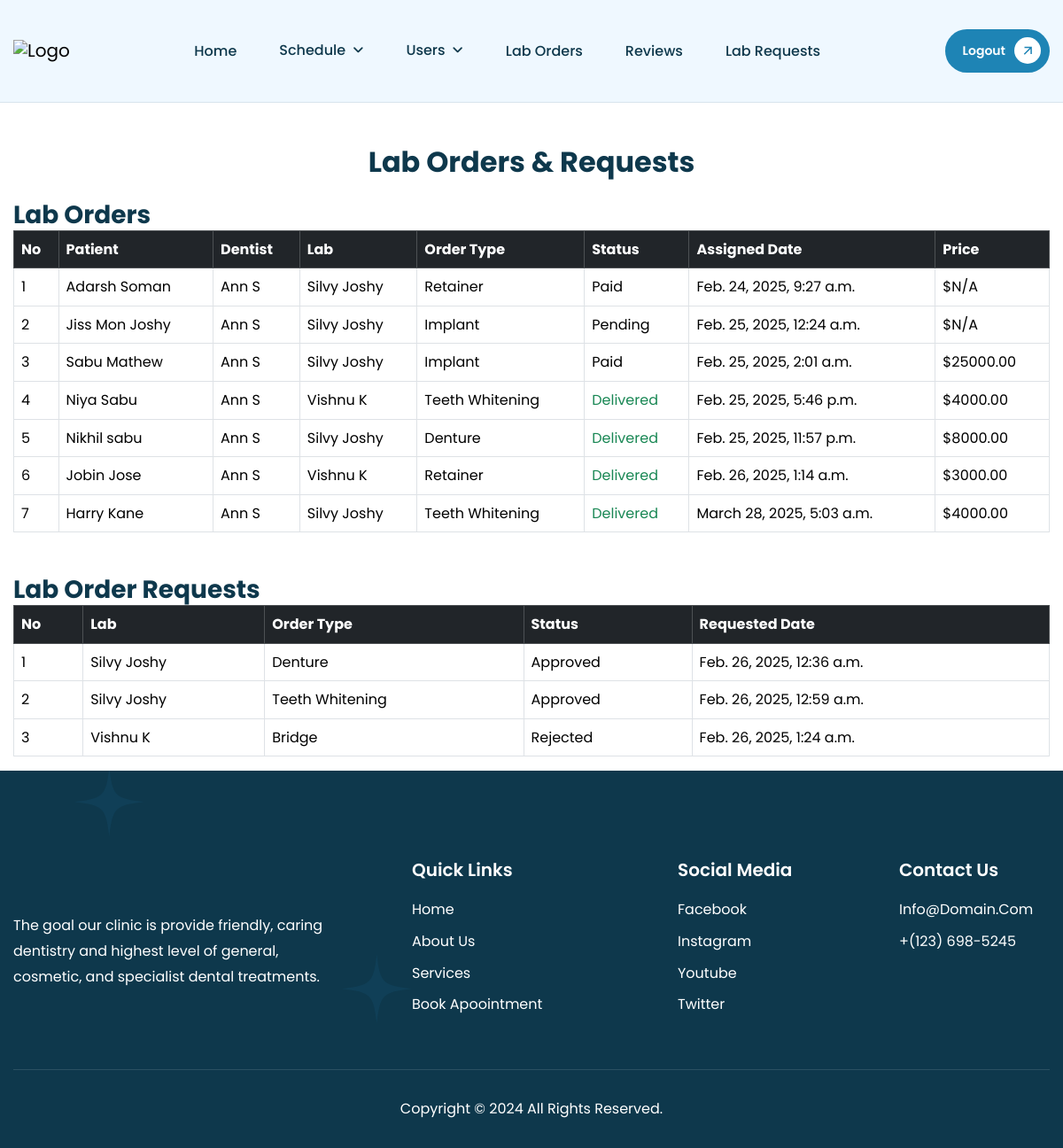
Page /admin_lab_orders/ on the committed database.
### dental_app/models.py (models this page shows)
class LabOrder(models.Model):
    appointment = models.ForeignKey(Appointment, on_delete=models.CASCADE)
    dentist = models.ForeignKey(Dentist, on_delete=models.CASCADE)
    patient = models.ForeignKey(Patient, on_delete=models.CASCADE)
    lab = models.ForeignKey(Lab, on_delete=models.CASCADE)
    order_type = models.CharField(max_length=50, choices=[
        ('Crown', 'Crown'),
        ('Bridge', 'Bridge'),
        ('Denture', 'Denture'),
        ('Braces', 'Braces'),
        ('Retainer', 'Retainer'),
        ('Teeth Whitening', 'Teeth Whitening'),
        ('Implant', 'Implant'),
        ('Other', 'Other'),
    ])
    status = models.CharField(max_length=20, choices=[
        ('Pending', 'Pending'),
        ('In Progress', 'In Progress'),
        ('Completed', 'Completed'),
        ('Reviewed', 'Reviewed'),
    ], default='Pending')
    assigned_date = models.DateTimeField(auto_now_add=True)
    price = models.DecimalField(max_digits=10, decimal_places=2, null=True, blank=True)

class Patient(models.Model):
    patient_id = models.ForeignKey(Login,on_delete=models.CASCADE)
    username = models.CharField(max_length=20,null=True)
    name = models.CharField(max_length=20,null=True)
    email = models.EmailField(max_length=30,null=True)
    address = models.TextField(max_length=50,null=True)
    phone = models.IntegerField(null=True)
    image = models.ImageField(upload_to='Image',null=True)
    state = models.CharField(max_length=30, null=True)  # New Field
    district = models.CharField(max_length=30, null=True)  # New Field
    pincode = models.CharField(max_length=6, null=True)  # New Field

class Dentist(models.Model):
    dentist_id = models.ForeignKey(Login,on_delete=models.CASCADE)
    username = models.CharField(max_length=20,null=True)
    name = models.CharField(max_length=20,null=True)
    email = models.EmailField(max_length=30,null=True)
    address = models.TextField(max_length=50,null=True)
    phone = models.IntegerField(null=True)
    image = models.ImageField(upload_to='Image',null=True)
    licence = models.FileField(upload_to='Licenses', null=True, blank=True)
    experience = models.FileField(upload_to='Experience',null=True)
    state = models.CharField(max_length=30, null=True)  # New Field
    district = models.CharField(max_length=30, null=True)  # New Field
    pincode = models.CharField(max_length=6, null=True)  # New Field

class Lab(models.Model):
    lab_id = models.ForeignKey(Login,on_delete=models.CASCADE)
    username = models.CharField(max_length=20,null=True)
    name = models.CharField(max_length=20,null=True)
    email = models.EmailField(max_length=30,null=True)
    address = models.TextField(max_length=50,null=True)
    phone = models.IntegerField(null=True)
    image = models.ImageField(upload_to='Image',null=True)
    state = models.CharField(max_length=30, null=True)  # New Field
    district = models.CharField(max_length=30, null=True)  # New Field
    pincode = models.CharField(max_length=6, null=True)  # New Field

class LabOrderRequest(models.Model):
    lab = models.ForeignKey(Lab, on_delete=models.CASCADE)
    order_type = models.CharField(max_length=50, choices=[
        ('Crown', 'Crown'),
        ('Bridge', 'Bridge'),
        ('Denture', 'Denture'),
        ('Braces', 'Braces'),
        ('Retainer', 'Retainer'),
        ('Teeth Whitening', 'Teeth Whitening'),
        ('Implant', 'Implant'),
        ('Other', 'Other'),
    ])
    status = models.CharField(max_length=20, choices=[
        ('Pending', 'Pending'),
        ('Approved', 'Approved'),
        ('Rejected', 'Rejected')
    ], default='Pending')
    requested_date = models.DateTimeField(auto_now_add=True)

### dental_app/views.py (the view)
# urls.py: path('admin_lab_orders/', views.admin_lab_orders, name='admin_lab_orders'),
def admin_lab_orders(request):
    lab_orders = LabOrder.objects.all()
    lab_order_requests = LabOrderRequest.objects.all()
    return render(request, 'admin/admin_lab_orders.html', {'lab_orders': lab_orders, 'lab_order_requests': lab_order_requests})

### templates/admin/admin_lab_orders.html (shortened to what this page needs)
{% extends "admin/admin_base.html" %}
{% block content %}
<main class="container mt-5">
    <h2 class="text-center mb-4">Lab Orders & Requests</h2>
    <h3 class="mt-4">Lab Orders</h3>
    <table class="table table-bordered">
        <thead class="table-dark">
            <tr>
                <th>No</th>
                <th>Patient</th>
                <th>Dentist</th>
                <th>Lab</th>
                <th>Order Type</th>
                <th>Status</th>
                <th>Assigned Date</th>
                <th>Price</th>
            </tr>
        </thead>
        <tbody>
            {% for order in lab_orders %}
            <tr>
                <td>{{ forloop.counter}}</td>
                <td>{{ order.patient.name }}</td>
                <td>{{ order.dentist.name }}</td>
                <td>{{ order.lab.name }}</td>
                <td>{{ order.order_type }}</td>
                <td>
                    {% if order.status == "Completed" %}
                        <span class="text-success">Delivered</span>
                    {% else %}
                        {{ order.status }}
                    {% endif %}
                </td>
                <td>{{ order.assigned_date }}</td>
                <td>${{ order.price|default:"N/A" }}</td>
            </tr>
            {% empty %}
            <tr>
                <td colspan="9" class="text-center">No lab orders found</td>
            </tr>
            {% endfor %}
        </tbody>
    </table>
    <h3 class="mt-5">Lab Order Requests</h3>
    <table class="table table-bordered">
        <thead class="table-dark">
            <tr>
                <th>No</th>
                <th>Lab</th>
                <th>Order Type</th>
                <th>Status</th>
                <th>Requested Date</th>
            </tr>
        </thead>
        <tbody>
            {% for request in lab_order_requests %}
            <tr>
                <td>{{ forloop.counter }}</td>
                <td>{{ request.lab.name }}</td>
                <td>{{ request.order_type }}</td>
                <td>{{ request.status }}</td>
                <td>{{ request.requested_date }}</td>
            </tr>
            {% empty %}
            <tr>
                <td colspan="5" class="text-center">No lab order requests found</td>
            </tr>
            {% endfor %}
        </tbody>
    </table>
</main>
{% endblock %}

### rows in the picture
LabOrder: patient.name "Adarsh Soman", dentist.name "Ann S", lab.name "Silvy Joshy", order_type "Retainer", status "Paid", assigned_date "Feb. 24, 2025, 9:27 a.m.", price "N/A"
LabOrder: patient.name "Jiss Mon Joshy", dentist.name "Ann S", lab.name "Silvy Joshy", order_type "Implant", status "Pending", assigned_date "Feb. 25, 2025, 12:24 a.m.", price "N/A"
LabOrder: patient.name "Sabu Mathew", dentist.name "Ann S", lab.name "Silvy Joshy", order_type "Implant", status "Paid", assigned_date "Feb. 25, 2025, 2:01 a.m.", price "25000.00"
LabOrder: patient.name "Niya Sabu", dentist.name "Ann S", lab.name "Vishnu K", order_type "Teeth Whitening", status "Delivered", assigned_date "Feb. 25, 2025, 5:46 p.m.", price "4000.00"
LabOrder: patient.name "Nikhil sabu", dentist.name "Ann S", lab.name "Silvy Joshy", order_type "Denture", status "Delivered", assigned_date "Feb. 25, 2025, 11:57 p.m.", price "8000.00"
LabOrder: patient.name "Jobin Jose", dentist.name "Ann S", lab.name "Vishnu K", order_type "Retainer", status "Delivered", assigned_date "Feb. 26, 2025, 1:14 a.m.", price "3000.00"
LabOrder: patient.name "Harry Kane", dentist.name "Ann S", lab.name "Silvy Joshy", order_type "Teeth Whitening", status "Delivered", assigned_date "March 28, 2025, 5:03 a.m.", price "4000.00"
LabOrderRequest: lab.name "Silvy Joshy", order_type "Denture", status "Approved", requested_date "Feb. 26, 2025, 12:36 a.m."
LabOrderRequest: lab.name "Silvy Joshy", order_type "Teeth Whitening", status "Approved", requested_date "Feb. 26, 2025, 12:59 a.m."
LabOrderRequest: lab.name "Vishnu K", order_type "Bridge", status "Rejected", requested_date "Feb. 26, 2025, 1:24 a.m."
